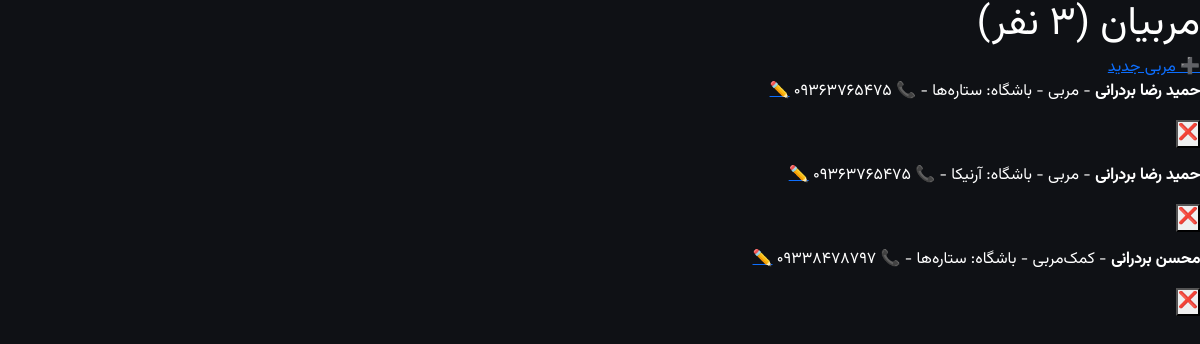
The page /clubs/coaches/ (signed in) on the database its author committed.
### apps/clubs/models.py (models this page shows, shortened)
class ClubMembership(models.Model):
    ROLE_CHOICES = [
        ('manager', 'مدیر'),
        ('instructor', 'مربی'),
        ('assistant', 'کمک‌مربی'),
    ]
    user = models.ForeignKey(settings.AUTH_USER_MODEL, on_delete=models.CASCADE, related_name='club_memberships', verbose_name='کاربر')
    club = models.ForeignKey(Club, on_delete=models.CASCADE, related_name='memberships', verbose_name='باشگاه')
    role = models.CharField('نقش', max_length=20, choices=ROLE_CHOICES, default='instructor')
    is_active = models.BooleanField('فعال', default=True)
    joined_at = models.DateTimeField('تاریخ عضویت', auto_now_add=True)
    class Meta:
        verbose_name = 'عضو'
        verbose_name_plural = 'عضوها'
        unique_together = ['user', 'club']

class Club(models.Model):
    name = models.CharField('نام باشگاه', max_length=200)
    sports = models.ManyToManyField('Sport', related_name='clubs', verbose_name='رشته‌های ورزشی', blank=True)
    province = models.ForeignKey(Province, on_delete=models.PROTECT, related_name='clubs', verbose_name='استان')
    city = models.ForeignKey(City, on_delete=models.PROTECT, related_name='clubs', verbose_name='شهر')
    address = models.TextField('آدرس', blank=True, null=True)
    phone = models.CharField('تلفن', max_length=11, blank=True, null=True)
    is_active = models.BooleanField('فعال', default=True)
    created_at = models.DateTimeField('تاریخ ایجاد', auto_now_add=True)
    class Meta:
        verbose_name = 'باشگاه'
        verbose_name_plural = 'باشگاه‌ها'

### apps/accounts/models.py (models this page shows, shortened)
class User(AbstractBaseUser, PermissionsMixin):
    phone = models.CharField(max_length=11, unique=True)
    first_name = models.CharField(max_length=100)
    last_name = models.CharField(max_length=100)
    birth_date = jmodels.jDateField('تاریخ تولد', null=True, blank=True)
    national_code = models.CharField(max_length=10, blank=True, null=True)
    avatar = models.ImageField(upload_to='avatars/', blank=True, null=True)
    is_super_manager = models.BooleanField(default=False)
    is_club_manager = models.BooleanField(default=False)
    is_instructor = models.BooleanField(default=False)
    is_active = models.BooleanField(default=True)
    is_staff = models.BooleanField(default=False)
    created_at = models.DateTimeField(auto_now_add=True)
    updated_at = models.DateTimeField(auto_now=True)
    objects = UserMnaager()
    USERNAME_FIELD = 'phone'
    REQUIRED_FIELDS = ['first_name', 'last_name']
    class Meta:
        verbose_name = 'کاربر'
        verbose_name_plural = 'کاربرها'
    def get_full_name(self):
        return f'{self.first_name} {self.last_name}'

### apps/clubs/views.py (the view)
# urls.py: path('coaches/', views.CoachListView.as_view(), name='coach_list'),
class CoachListView(LoginRequiredMixin, UserPassesTestMixin, ListView):
    template_name = 'clubs/coach_list.html'
    context_object_name = 'coaches'
    def test_func(self):
        return self.request.user.is_super_manager or self.request.user.is_club_manager
    def get_queryset(self):
        return ClubMembership.objects.filter(is_active=True).select_related('user', 'club')

### apps/core/context_processors.py (called while the page is built)
def site_settings(request):
    return {'site_settings': SiteSetting.get_settings()}

### apps/core/models.py (called while the page is built)
    @classmethod
    def get_settings(cls):
        obj, created = cls.objects.get_or_create(pk=1)
        return obj

### templates/clubs/coach_list.html (shortened to what this page needs)
{% extends 'base.html' %}
{% block content %}
<h1>مربیان ({{ coaches.count }} نفر)</h1>
<a href="{% url 'clubs:coach_add' %}">➕ مربی جدید</a>
{% for m in coaches %}
    <p>
        <strong>{{ m.user.get_full_name }}</strong>
        - {{ m.get_role_display }}
        - باشگاه: {{ m.club.name }}
        - 📞 {{ m.user.phone }}
        <a href="{% url 'clubs:coach_edit' m.pk %}">✏️</a>
        <form method="post" action="{% url 'clubs:coach_delete' m.pk %}" style="display:inline;" onsubmit="return confirm('حذف شود؟')">
            {% csrf_token %}<button type="submit">❌</button>
        </form>
    </p>
{% empty %}
    <p>مربی‌ای ثبت نشده</p>
{% endfor %}
{% endblock %}

### static/css/app.css (style rules this page uses)
:root { --primary: #ff4d2e; --primary-dark: #e63900; --accent: #ffb800; --bg-dark: #0f1115; --card-bg: rgba(22, 24, 30, 0.95); --text-primary: #ffffff; --text-secondary: rgba(255, 255, 255, 0.65); --text-muted: rgba(255, 255, 255, 0.4); --border-glass: rgba(255, 255, 255, 0.08); --input-bg: rgba(255, 255, 255, 0.05); --danger: #ff8a80; --danger-bg: rgba(255, 77, 46, 0.1); --danger-border: rgba(255, 77, 46, 0.3); --font-primary: 'Vazirmatn', 'Tahoma', system-ui, -apple-system, sans-serif; --font-size-xs: 0.7rem; --font-size-sm: 0.78rem; --font-size-base: 0.85rem; --font-size-md: 0.9rem; --font-size-lg: 1rem; --font-size-xl: 1.15rem; --font-size-2xl: 1.35rem; }
*, *::before, *::after { margin: 0; padding: 0; box-sizing: border-box; }
html { width: 100%; -webkit-text-size-adjust: 100%; -webkit-tap-highlight-color: transparent; }
body { width: 100%; min-height: 100vh; min-height: 100dvh; font-family: var(--font-primary); background: var(--bg-dark); color: var(--text-primary); overflow-x: hidden; overflow-y: auto; -webkit-overflow-scrolling: touch; }

### rows shown on the page
ClubMembership: user.get_full_name "حمید رضا بردرانی", role "مربی", club.name "ستاره‌ها", user.phone "09363765475"
ClubMembership: user.get_full_name "حمید رضا بردرانی", role "مربی", club.name "آرنیکا", user.phone "09363765475"
ClubMembership: user.get_full_name "محسن بردرانی", role "کمک‌مربی", club.name "ستاره‌ها", user.phone "09338478797"
